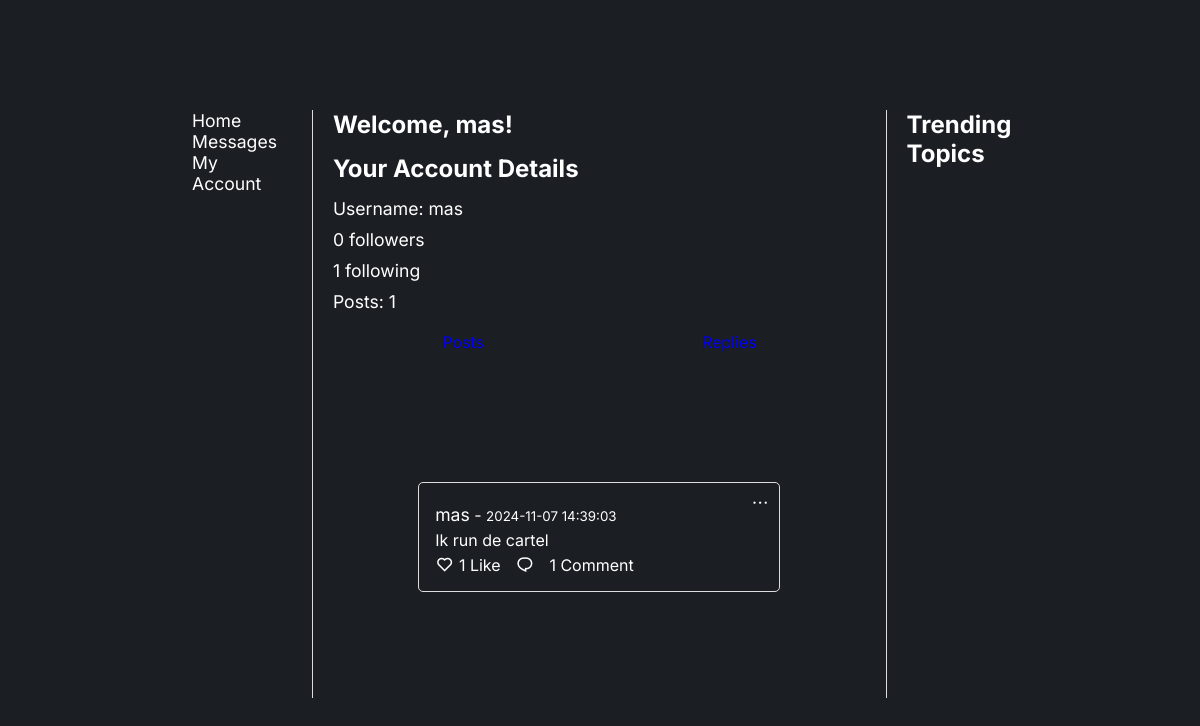
Page /account (signed in) on the earlier database version.
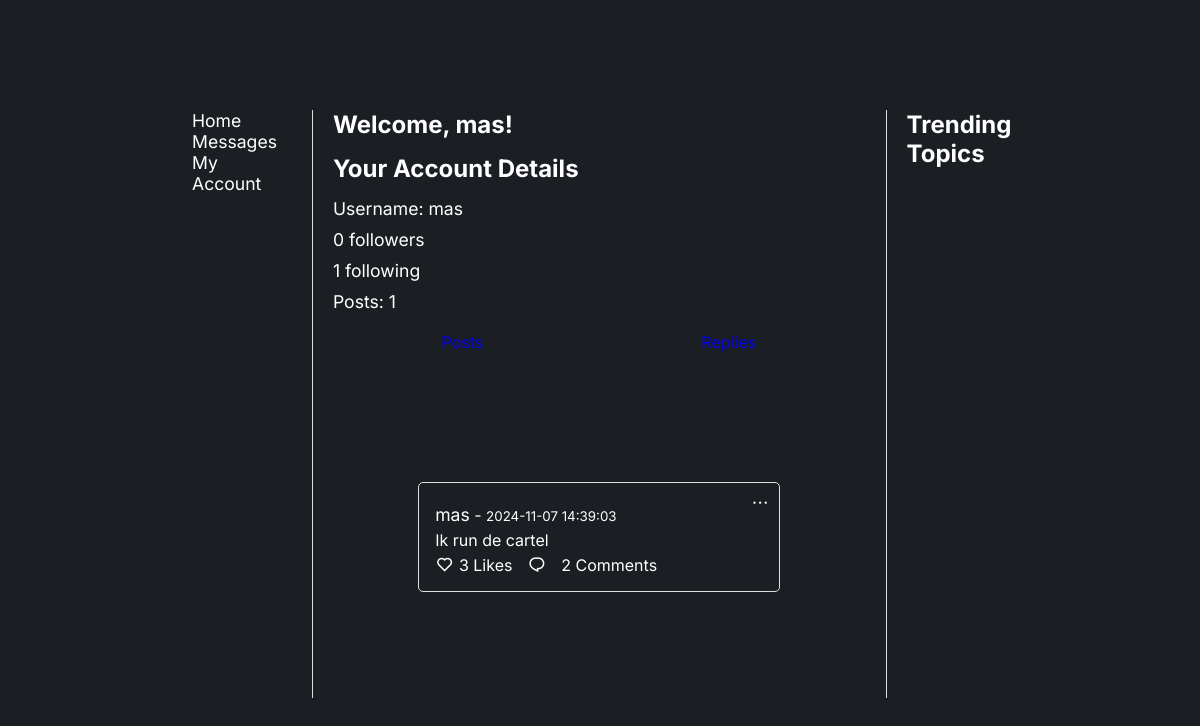
Same page on the later database version.
### app/models.py (models this page shows, shortened)
class Post(db.Model):
    id = db.Column(db.Integer, primary_key=True)
    username = db.Column(db.String(50), nullable=False)
    content = db.Column(db.String(280), nullable=False)
    timestamp = db.Column(db.DateTime, default=datetime.utcnow)
    like_count = db.Column(db.Integer, default=0)
    topics = db.Column(db.String(200))
    comments = db.relationship('Comment', backref='post', cascade="all, delete-orphan")

### app/routes.py (the view)
@main.route('/account')
@login_required  # Ensure only logged-in users can access this route
def view_account():
    user = current_user  # Get the currently logged-in user
    user_posts = Post.query.filter_by(username=user.username).all()  # Fetch user's posts
    return render_template('account.html', user=user, posts=user_posts)

### app/__init__.py (called while the page is built)
def create_app():
    app = Flask(__name__)
    app.config['SECRET_KEY'] = 'your_secret_key'
    app.config['SQLALCHEMY_DATABASE_URI'] = 'sqlite:///site.db'
    db.init_app(app)
    migrate.init_app(app, db)
    bcrypt.init_app(app)
    login_manager.init_app(app)
    login_manager.login_view = 'main.login'
    login_manager.login_message_category = 'info'
    from .routes import main
    app.register_blueprint(main)
    from .models import User
    @login_manager.user_loader
    def load_user(user_id):
        return User.query.get(int(user_id))
    return app

### app/templates/account.html (shortened to what this page needs)
<!DOCTYPE html>
<html lang="en">
  <head>
    <link rel="stylesheet" href="{{ url_for('static', filename='stylesheet.css') }}" />
    <link href="https://cdn.jsdelivr.net/npm/remixicon@4.3.0/fonts/remixicon.css" rel="stylesheet" />
  </head>
  <body>
    <section>
      <div class="container">
        <div class="main-content">
          <div class="navbar">
            <a href="{{ url_for('main.home') }}">Home</a>
            <a href="#">Messages</a>
            <a href="{{ url_for('main.view_account') }}" class="account-link">My Account</a>
          </div>
          <div class="account-details">
            <h1>Welcome, {{ user.username }}!</h1>
            <h2>Your Account Details</h2>
            <ul>
              <li>Username: {{ user.username }}</li>
              <li><p>{{ user.followers.count() }} followers</p></li>
              <li><p>{{ user.followed.count() }} following</p></li>
              <li>Posts: {{ posts|length }}</li>
            </ul>
            <div class="tabs">
              <a href="{{ url_for('main.view_account') }}" class="tab {{ 'active' if request.endpoint == 'main.view_account' else '' }}">Posts</a>
              <a href="{{ url_for('main.view_replies') }}" class="tab {{ 'active' if request.endpoint == 'main.view_replies' else '' }}">Replies</a>
            </div>
            <section id="posts">
              {% for post in posts %}
              <div class="post">
                <div class="dropdown">
                  <i class="ri-more-line" onclick="toggleOptionsDropdown('{{ post.id }}')"></i>
                </div>
                <p><a href="{{ url_for('main.view_profile', username=post.username) }}" class="post-user">{{ post.username }}</a> - <small>{{ post.timestamp.strftime('%Y-%m-%d %H:%M:%S') }}</small></p>
                <p>{{ post.content }}</p>
                <div class="post-actions">
                  <form action="{{ url_for('main.like_post', post_id=post.id) }}" method="POST">
                    <button type="submit">
                      <i class="ri-heart-line"></i>
                    </button>
                    <span>{{ post.like_count }} {{ 'Like' if post.like_count == 1 else 'Likes' }}</span>
                  </form>
                  <button id="toggle-btn-{{ post.id }}" onclick="toggleComments('{{ post.id }}')">
                    <i class="ri-chat-1-line" id="comment-icon-{{ post.id }}"></i>
                  </button>
                  <span>{{ post.comments|length }} {{ 'Comment' if post.comments|length == 1 else 'Comments' }}</span>
                </div>
              </div>
              {% endfor %}
            </section>
          </div>
          <div class="trending-topics">
            <h2>Trending Topics</h2>
          </div>
        </div>
      </div>
    </section>
  </body>
</html>

Differences in the rows shown:
changed Post "mas": like_count "1" → "3"; like_count "Like" → "Likes"; comments|length "1" → "2"; comments "Comment" → "Comments"
